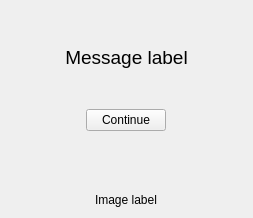
<?xml version="1.0" encoding="UTF-8"?>
<ui version="4.0">
 <class>LoginOverlayWidget</class>
 <widget class="QWidget" name="LoginOverlayWidget">
  <property name="geometry">
   <rect>
    <x>0</x>
    <y>0</y>
    <width>253</width>
    <height>218</height>
   </rect>
  </property>
  <property name="windowTitle">
   <string>Form</string>
  </property>
  <layout class="QVBoxLayout" name="verticalLayout_4" stretch="3,2,1">
   <property name="spacing">
    <number>6</number>
   </property>
   <item>
    <layout class="QVBoxLayout" name="verticalLayout_2">
     <item alignment="Qt::AlignHCenter">
      <widget class="QLabel" name="status_message_label">
       <property name="font">
        <font>
         <pointsize>14</pointsize>
         <bold>false</bold>
        </font>
       </property>
       <property name="text">
        <string>Message label</string>
       </property>
       <property name="textFormat">
        <enum>Qt::PlainText</enum>
       </property>
       <property name="alignment">
        <set>Qt::AlignCenter</set>
       </property>
       <property name="wordWrap">
        <bool>true</bool>
       </property>
      </widget>
     </item>
    </layout>
   </item>
   <item>
    <layout class="QHBoxLayout" name="horizontalLayout">
     <item alignment="Qt::AlignHCenter|Qt::AlignTop">
      <widget class="QPushButton" name="continue_button">
       <property name="sizePolicy">
        <sizepolicy hsizetype="Fixed" vsizetype="Fixed">
         <horstretch>0</horstretch>
         <verstretch>0</verstretch>
        </sizepolicy>
       </property>
       <property name="text">
        <string>Continue</string>
       </property>
      </widget>
     </item>
    </layout>
   </item>
   <item>
    <layout class="QVBoxLayout" name="verticalLayout">
     <item alignment="Qt::AlignHCenter|Qt::AlignBottom">
      <widget class="QLabel" name="status_image_label">
       <property name="text">
        <string>Image label</string>
       </property>
      </widget>
     </item>
    </layout>
   </item>
  </layout>
 </widget>
 <resources/>
 <connections/>
</ui>
